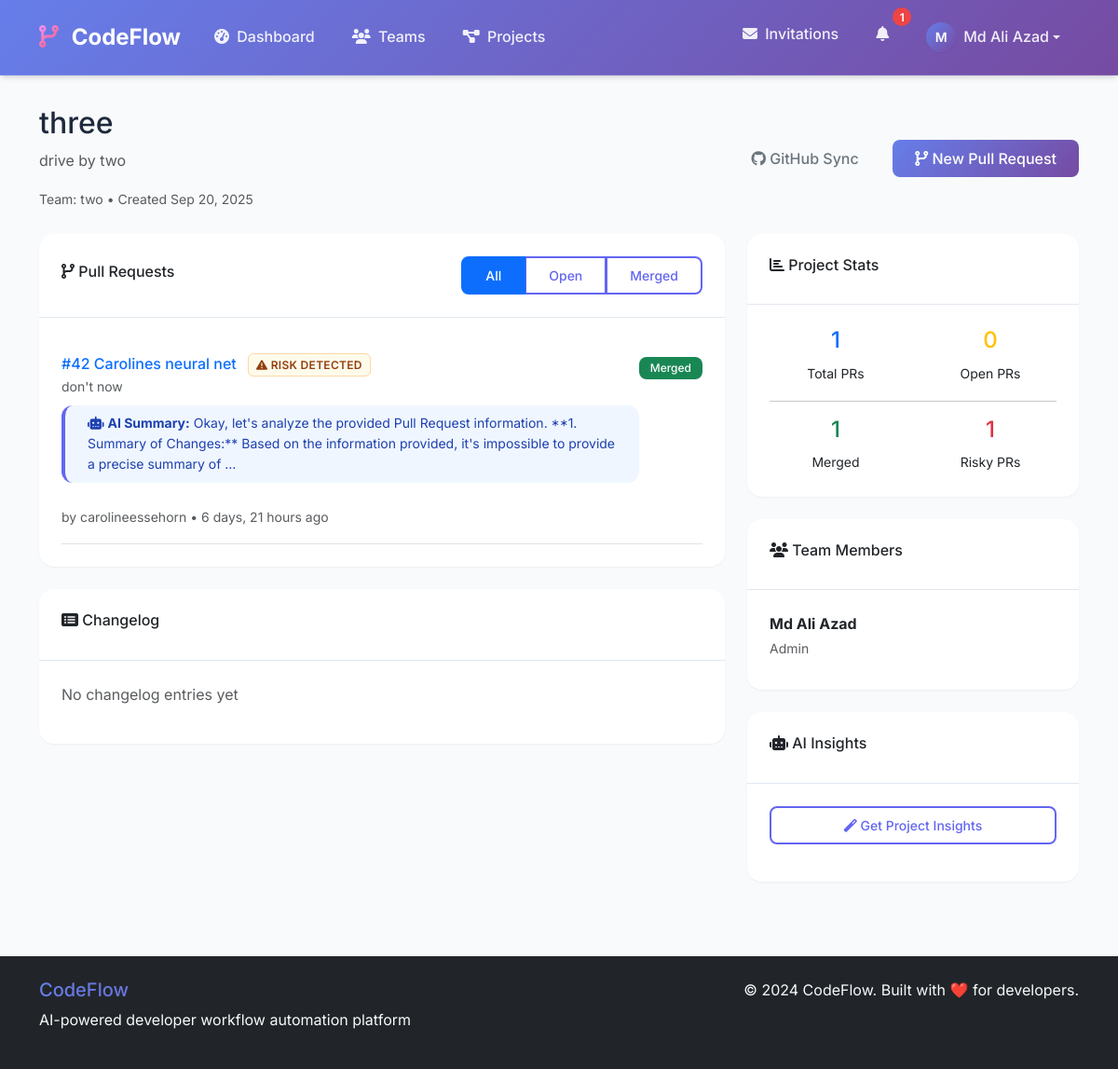
The app's page /projects/6/ (signed in) with its own data.
### core/models.py (models this page shows, shortened)
class User(AbstractUser):
    email = models.EmailField(unique=True)

class Project(models.Model):
    team = models.ForeignKey(Team, on_delete=models.CASCADE)
    name = models.CharField(max_length=200)
    repo_url = models.URLField(blank=True, null=True, help_text="GitHub repository URL")
    description = models.TextField()
    created_at = models.DateTimeField(auto_now_add=True)

class Team(models.Model):
    name = models.CharField(max_length=200)
    owner = models.ForeignKey(User, on_delete=models.CASCADE, related_name='owned_teams')
    created_at = models.DateTimeField(auto_now_add=True)

class PullRequest(models.Model):
    STATUS_CHOICES = [
        ('open', 'Open'),
        ('merged', 'Merged'),
        ('closed', 'Closed'),
    ]
    project = models.ForeignKey(Project, on_delete=models.CASCADE)
    number = models.IntegerField()
    title = models.CharField(max_length=200)
    description = models.TextField()
    author = models.CharField(max_length=100)
    status = models.CharField(max_length=20, choices=STATUS_CHOICES, default='open')
    diff_url = models.URLField()
    ai_summary = models.TextField(null=True, blank=True)
    risk_flags = models.JSONField(null=True, blank=True)
    created_at = models.DateTimeField(auto_now_add=True)
    class Meta:
        unique_together = ('project', 'number')

class Membership(models.Model):
    ROLE_CHOICES = [
        ('Admin', 'Admin'),
        ('Developer', 'Developer'),
        ('Viewer', 'Viewer'),
    ]
    user = models.ForeignKey(User, on_delete=models.CASCADE)
    team = models.ForeignKey(Team, on_delete=models.CASCADE)
    role = models.CharField(max_length=20, choices=ROLE_CHOICES)
    created_at = models.DateTimeField(auto_now_add=True)
    class Meta:
        unique_together = ('user', 'team')

### core/views.py (the view)
# urls.py: path('projects/<int:project_id>/', views.project_detail_view, name='project_detail'),
@login_required
@require_project_access
def project_detail_view(request, project_id, project=None):
    pull_requests = PullRequest.objects.filter(project=project).order_by('-created_at')
    changelog_entries = ChangelogEntry.objects.filter(project=project).order_by('-created_at')[:10]
    team_members = Membership.objects.filter(team=project.team)
    stats = {
        'total_prs': pull_requests.count(),
        'open_prs': pull_requests.filter(status='open').count(),
        'merged_prs': pull_requests.filter(status='merged').count(),
        'risky_prs': pull_requests.filter(risk_flags__isnull=False).count(),
    }
    user_permissions = {
        'can_manage_project': TeamPermissions.can_manage_projects(request.user, project.team),
        'can_create_tasks': TeamPermissions.can_create_tasks(request.user, project.team),
        'user_role': TeamPermissions.get_user_role(request.user, project.team),
        'is_team_owner': project.team.owner == request.user,
    }
    return render(request, 'project_detail.html', {
        'project': project,
        'pull_requests': pull_requests,
        'changelog_entries': changelog_entries,
        'team_members': team_members,
        'stats': stats,
        'user_permissions': user_permissions,
    })

### core/templates/project_detail.html (shortened to what this page needs)
{% extends 'base.html' %}
{% block content %}
<div class="d-flex justify-content-between align-items-center mb-4">
    <div>
        <h2>{{ project.name }}</h2>
        <p class="text-muted">{{ project.description }}</p>
        <small class="text-muted">Team: {{ project.team.name }} • Created {{ project.created_at|date:"M d, Y" }}</small>
    </div>
    <div>
        {% if project.repo_url %}
            <a href="{% url 'project_github_sync' project.id %}" class="btn btn-outline-secondary me-2">
                <i class="fab fa-github"></i> GitHub Sync
            </a>
        {% endif %}
        <a href="{% url 'pr_create' project.id %}" class="btn btn-primary">
            <i class="fas fa-code-branch"></i> New Pull Request
        </a>
    </div>
</div>
<div class="row">
    <div class="col-md-8">
        <div class="card mb-4">
            <div class="card-header d-flex justify-content-between align-items-center">
                <h6><i class="fas fa-code-branch"></i> Pull Requests</h6>
                <div class="btn-group btn-group-sm" role="group">
                    <label class="btn btn-outline-primary" for="pr-all">All</label>
                    <label class="btn btn-outline-primary" for="pr-open">Open</label>
                    <label class="btn btn-outline-primary" for="pr-merged">Merged</label>
                </div>
            </div>
            <div class="card-body">
                {% if pull_requests %}
                    {% for pr in pull_requests %}
                    <div class="border-bottom py-3 pr-item" data-status="{{ pr.status }}">
                        <div class="d-flex justify-content-between align-items-start">
                            <div class="flex-grow-1">
                                <h6 class="mb-1">
                                    <a href="{% url 'pr_detail' pr.id %}" class="text-decoration-none">
                                        #{{ pr.number }} {{ pr.title }}
                                    </a>
                                    {% if pr.risk_flags %}
                                        <span class="risk-flag risk-medium ms-2">
                                            <i class="fas fa-exclamation-triangle"></i> Risk Detected
                                        </span>
                                    {% endif %}
                                </h6>
                                <p class="text-muted small mb-2">{{ pr.description|truncatewords:20 }}</p>
                                {% if pr.ai_summary %}
                                    <div class="alert alert-info small py-2">
                                        <i class="fas fa-robot"></i> <strong>AI Summary:</strong> {{ pr.ai_summary|truncatewords:25 }}
                                    </div>
                                {% endif %}
                                <small class="text-muted">
                                    by {{ pr.author }} • {{ pr.created_at|timesince }} ago
                                </small>
                            </div>
                            <div class="text-end">
                                <span class="badge bg-{% if pr.status == 'open' %}warning{% elif pr.status == 'merged' %}success{% else %}secondary{% endif %}">
                                    {{ pr.get_status_display }}
                                </span>
                            </div>
                        </div>
                    </div>
                    {% endfor %}
                {% endif %}
            </div>
        </div>
        <div class="card">
            <div class="card-header">
                <h6><i class="fas fa-list-alt"></i> Changelog</h6>
            </div>
            <div class="card-body">
                {% if changelog_entries %}
                    {% for entry in changelog_entries %}
                    <div class="d-flex align-items-start mb-3">
                        <div class="flex-shrink-0">
                            <span class="badge bg-{% if entry.category == 'feature' %}primary{% elif entry.category == 'fix' %}success{% elif entry.category == 'breaking' %}danger{% else %}secondary{% endif %}">
                                {{ entry.get_category_display }}
                            </span>
                        </div>
                        <div class="flex-grow-1 ms-3">
                            <h6 class="mb-1">{{ entry.title }}</h6>
                            <p class="text-muted small mb-1">{{ entry.body|truncatewords:30 }}</p>
                            <small class="text-muted">{{ entry.created_at|date:"M d, Y" }}</small>
                        </div>
                    </div>
                    {% endfor %}
                {% else %}
                    <p class="text-muted">No changelog entries yet</p>
                {% endif %}
            </div>
        </div>
    </div>
    <div class="col-md-4">
        <div class="card mb-4">
            <div class="card-header">
                <h6><i class="fas fa-chart-bar"></i> Project Stats</h6>
            </div>
            <div class="card-body">
                <div class="row text-center">
                    <div class="col-6">
                        <h4 class="text-primary">{{ stats.total_prs }}</h4>
                        <small>Total PRs</small>
                    </div>
                    <div class="col-6">
                        <h4 class="text-warning">{{ stats.open_prs }}</h4>
                        <small>Open PRs</small>
                    </div>
                </div>
                <hr>
                <div class="row text-center">
                    <div class="col-6">
                        <h4 class="text-success">{{ stats.merged_prs }}</h4>
                        <small>Merged</small>
                    </div>
                    <div class="col-6">
                        <h4 class="text-danger">{{ stats.risky_prs }}</h4>
                        <small>Risky PRs</small>
                    </div>
                </div>
            </div>
        </div>
        <div class="card mb-4">
            <div class="card-header">
                <h6><i class="fas fa-users"></i> Team Members</h6>
            </div>
            <div class="card-body">
                {% for member in team_members %}
                <div class="d-flex align-items-center mb-2">
                    <div class="flex-grow-1">
                        <strong>{{ member.user.get_full_name|default:member.user.username }}</strong>
                        <br><small class="text-muted">{{ member.get_role_display }}</small>
                    </div>
                </div>
                {% endfor %}
            </div>
        </div>
        <div class="card">
            <div class="card-header">
                <h6><i class="fas fa-robot"></i> AI Insights</h6>
            </div>
            <div class="card-body">
                <button class="btn btn-outline-primary btn-sm w-100 mb-2" onclick="getAIInsights()">
                    <i class="fas fa-magic"></i> Get Project Insights
                </button>
            </div>
        </div>
    </div>
</div>
{% endblock %}

### core/templates/base.html (shortened to what this page needs)
<!DOCTYPE html>
<html lang="en">
<head>
    <link href="https://cdn.jsdelivr.net/npm/bootstrap@5.3.0/dist/css/bootstrap.min.css" rel="stylesheet">
    <link href="https://cdnjs.cloudflare.com/ajax/libs/font-awesome/6.4.0/css/all.min.css" rel="stylesheet">
</head>
<body>
    <nav class="navbar navbar-expand-lg navbar-custom">
        <div class="container">
            <a class="navbar-brand" href="{% if user.is_authenticated %}{% url 'dashboard' %}{% else %}{% url 'home' %}{% endif %}">
                <i class="fas fa-code-branch"></i> CodeFlow
            </a>
            <div class="collapse navbar-collapse" id="navbarNav">
                {% if user.is_authenticated %}
                <ul class="navbar-nav me-auto">
                    <li class="nav-item">
                        <a class="nav-link" href="{% url 'dashboard' %}">
                            <i class="fas fa-tachometer-alt me-1"></i> Dashboard
                        </a>
                    </li>
                    <li class="nav-item">
                        <a class="nav-link" href="{% url 'team_create' %}">
                            <i class="fas fa-users me-1"></i> Teams
                        </a>
                    </li>
                    <li class="nav-item">
                        <a class="nav-link" href="{% url 'project_create' %}">
                            <i class="fas fa-project-diagram me-1"></i> Projects
                        </a>
                    </li>
                </ul>
                <ul class="navbar-nav ms-auto">
                    <li class="nav-item">
                        <a class="nav-link" href="{% url 'invitation_list' %}">
                            <i class="fas fa-envelope me-1"></i> Invitations
                        </a>
                    </li>
                    <li class="nav-item dropdown">
                        <a class="nav-link position-relative" href="#" data-bs-toggle="dropdown" id="notificationDropdown">
                            <i class="fas fa-bell"></i>
                            <span class="notification-badge" id="notification-count">0</span>
                        </a>
                    </li>
                    <li class="nav-item dropdown">
                        <a class="nav-link dropdown-toggle d-flex align-items-center" href="#" data-bs-toggle="dropdown">
                            <div class="avatar-circle avatar-sm me-2">
                                {{ user.first_name.0|default:user.username.0|upper }}
                            </div>
                            <span class="d-none d-md-inline">{{ user.get_full_name|default:user.username }}</span>
                        </a>
                    </li>
                </ul>
                {% endif %}
            </div>
        </div>
    </nav>
    <main class="main-content">
        <div class="container">
            {% block content %}
            {% endblock %}
        </div>
    </main>
    <footer class="bg-dark text-light py-4 mt-5">
        <div class="container">
            <div class="row">
                <div class="col-md-6">
                    <h5 class="text-gradient">CodeFlow</h5>
                    <p class="text">AI-powered developer workflow automation platform</p>
                </div>
                <div class="col-md-6 text-md-end">
                    <p class="text mb-0">&copy; 2024 CodeFlow. Built with ❤️ for developers.</p>
                </div>
            </div>
        </div>
    </footer>
</body>
</html>

### records on screen
User: first_name.0 "M", get_full_name "Md Ali Azad"
Project: name "three", description "drive by two", team.name "two", created_at "Sep 20, 2025"
PullRequest: number "42", title "Carolines neural net", shows "RISK DETECTED", description "don't now", ai_summary "Okay, let's analyze the provided Pull Request information. **1. Summary of Changes:** Based on the information provided, it's impossible to provide a precise summary of …", author "carolineessehorn", created_at "6 days, 21 hours", status "Merged"
Membership: user.get_full_name "Md Ali Azad", role "Admin"

### other values on screen
{{ stats.total_prs }} "1"
{{ stats.open_prs }} "0"
{{ stats.merged_prs }} "1"
{{ stats.risky_prs }} "1"
